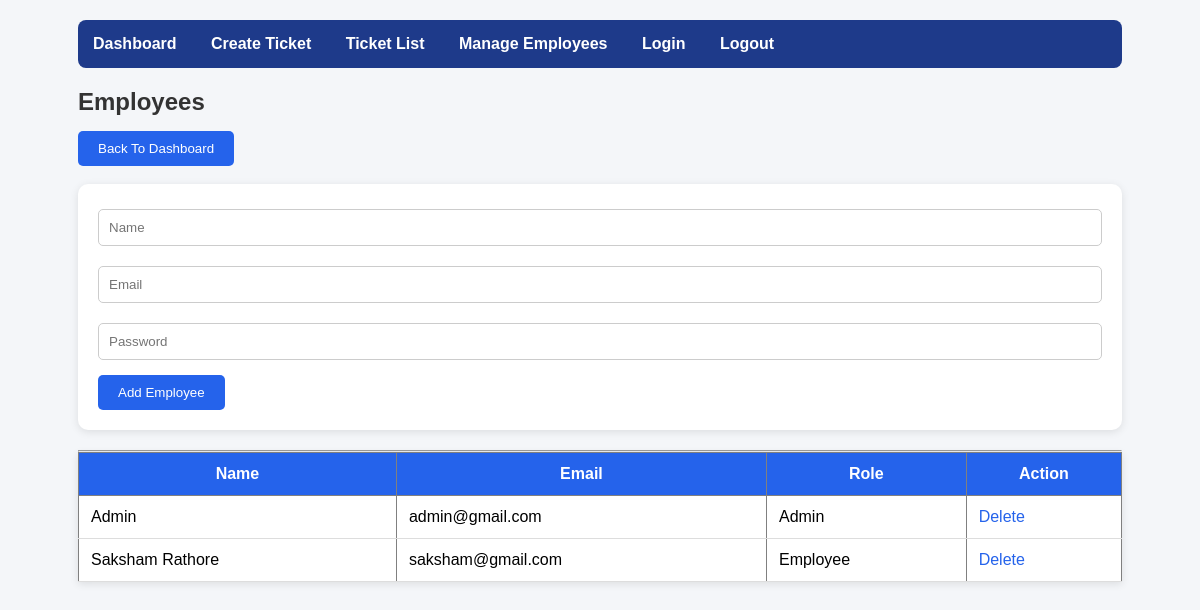
The page /employees on the database its author committed.
### app/models.py (models this page shows)
class Employee(Base):
    __tablename__ = "employees"
    id = Column(Integer,
                primary_key=True)
    name = Column(String)
    email = Column(
        String,
        unique = True
    )
    password = Column(String)
    role = Column(String)

### app/main.py (the view)
@app.get("/employees")
def employee_list(
    request: Request,
    db: Session = Depends(get_db)
):
    employees = db.query(
        models.Employee
    ).all()
    return templates.TemplateResponse(
        "employees.html",
        {
            "request": request,
            "employees": employees
        }
    )

### app/templates/employees.html
{% extends "base.html" %}
{% block content %}
<h2>Employees</h2>
<a href="/">
<button type="button">
Back To Dashboard
</button>
</a>
<br><br>
<form action="/employee/add" method="post">
    <input type="text" name="name" placeholder="Name" required>
    <input type="email" name="email" placeholder="Email" required>
    <input type="password" name="password" placeholder="Password" required>
    <button type="submit">
        Add Employee
    </button>
</form>
<hr>
<table border="1">
<tr>
    <th>Name</th>
    <th>Email</th>
    <th>Role</th>
    <th>Action</th>
</tr>
{% for emp in employees %}
<tr>
<td>{{ emp.name }}</td>
<td>{{ emp.email }}</td>
<td>{{ emp.role }}</td>
<td>
<a href="/employee/delete/{{ emp.id }}">
Delete
</a>
</td>
</tr>
{% endfor %}
</table>
{% endblock %}

### app/static/style.css (style rules this page uses)
* { margin:0; padding:0; box-sizing:border-box; font-family: Arial, sans-serif; }
body { background:#f4f6f9; padding:20px; }
h1,h2,h3 { margin-bottom:15px; color:#333; }
form { background:white; padding:20px; border-radius:10px; box-shadow:0 2px 8px rgba(0,0,0,0.1); margin-bottom:20px; }
input, textarea, select { width:100%; padding:10px; margin-top:5px; margin-bottom:15px; border:1px solid #ccc; border-radius:5px; }
button { background:#2563eb; color:white; border:none; padding:10px 20px; border-radius:5px; cursor:pointer; }
table { width:100%; border-collapse:collapse; background:white; box-shadow:0 2px 8px rgba(0,0,0,0.1); }
table th { background:#2563eb; color:white; padding:12px; }
table td { padding:12px; border-bottom:1px solid #ddd; }
a { text-decoration:none; color:#2563eb; }

### rows shown on the page
Employee: name "Admin", email "admin@gmail.com", role "Admin"
Employee: name "Saksham Rathore", email "saksham@gmail.com", role "Employee"
